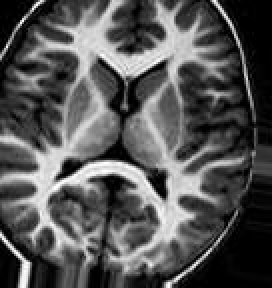
#> input picture Brain Tumor Detection/preview/aug_img_0_1062.jpg, 136 x 144 px, found by its file name (shown 2 times larger); its folder holds 4 pictures in this run
$ jupyter execute --allow-errors Untitled.ipynb
#> lines starting #> are read from the running program, lines starting #| are printed output that depends on the picture; after the words box and inside, x2 and y2 are one past the last pixel; in counts of white or black regions, pixels touching at a corner belong together; pictures that were not available may be replaced by others from this repository, and a replacement may not be noted
[cell 1]
import numpy as np
import cv2
import os
import shutil
import itertools
from sklearn.utils import shuffle
import imutils
import matplotlib.pyplot as plt
from sklearn.preprocessing import LabelBinarizer
from sklearn.model_selection import train_test_split
from sklearn.metrics import accuracy_score, confusion_matrix

import plotly.graph_objs as go
from plotly.offline import init_notebook_mode, iplot
from plotly import tools

from tensorflow.keras.preprocessing.image import ImageDataGenerator
from tensorflow.keras.applications.vgg16 import VGG16, preprocess_input
from tensorflow.keras import layers
from tensorflow.keras.models import Model, Sequential, load_model
from tensorflow.keras.optimizers import Adam, RMSprop
from tensorflow.keras.callbacks import EarlyStopping

Right now all images are in one folder with yes and no subfolders. I will split the data into train, val and test folders which makes its easier to work for me. The new folder heirarchy will look as follows:

[cell 2]
IMG_PATH = 'brain_tumor_dataset/'

# split the data by train/val/test
for CLASS in os.listdir(IMG_PATH):
    IMG_NUM = len(os.listdir(IMG_PATH + CLASS))
    for (n, FILE_NAME) in enumerate(os.listdir(IMG_PATH + CLASS)):
        img = IMG_PATH + CLASS + '/' + FILE_NAME
        if n < 5:
            shutil.copy(img, 'TEST/' + CLASS.upper() + '/' + FILE_NAME)
        elif n < 0.8*IMG_NUM:
            shutil.copy(img, 'TRAIN/'+ CLASS.upper() + '/' + FILE_NAME)
        else:
            shutil.copy(img, 'VAL/'+ CLASS.upper() + '/' + FILE_NAME)

Data Import and Preprocessing

[cell 3]
def load_data(dir_path, img_size=(100,100)):
    """
    Load resized images as np.arrays to workspace
    """
#> called with dir_path = 'TRAIN/', img_size = (224, 224)
    X = []
    y = []
    for yesorno in (sorted(os.listdir(dir_path))):
        for imgname in os.listdir(dir_path + yesorno):
            img = cv2.imread(dir_path + yesorno + '/' + imgname)
#> img is the input picture: shape (144, 136, 3); min 0, max 255, mean 85.2
            X.append(img)
            if yesorno=='NO':
                y.append(0)
            else:
                y.append(1)
    X = np.array(X)
    y = np.array(y)
    print(f'{len(X)} images loaded from {dir_path} directory.')
#| 1 images loaded from TRAIN/ directory.
    return X, y


def plot_confusion_matrix(cm, classes,
                          normalize=False,
                          title='Confusion matrix',
                          cmap=plt.cm.Blues):
    """
    This function prints and plots the confusion matrix.
    Normalization can be applied by setting `normalize=True`.
    """
    plt.figure(figsize = (6,6))
    plt.imshow(cm, interpolation='nearest', cmap=cmap)
    plt.title(title)
    plt.colorbar()
    tick_marks = np.arange(len(classes))
    plt.xticks(tick_marks, classes, rotation=90)
    plt.yticks(tick_marks, classes)
    if normalize:
        cm = cm.astype('float') / cm.sum(axis=1)[:, np.newaxis]

    thresh = cm.max() / 2.
    cm = np.round(cm,2)
    for i, j in itertools.product(range(cm.shape[0]), range(cm.shape[1])):
        plt.text(j, i, cm[i, j],horizontalalignment="center",color="white" if cm[i, j] > thresh else "black")

    plt.tight_layout()
    plt.ylabel('True label')
    plt.xlabel('Predicted label')
    plt.show()

[cell 4]
TRAIN_DIR = 'TRAIN/'
TEST_DIR = 'TEST/'
VAL_DIR = 'VAL/'
IMG_SIZE = (224,224)

# use predefined function to load the image data into workspace
X_train, y_train = load_data(TRAIN_DIR, IMG_SIZE)
#> y_train = [1]
X_test, y_test = load_data(TEST_DIR, IMG_SIZE)
#| 1 images loaded from TEST/ directory.
#> y_test = [1]
X_val, y_val = load_data(VAL_DIR, IMG_SIZE)
#| 1 images loaded from VAL/ directory.
#> y_val = [1]

[cell 5]
y_val
#> Out = [1]

Let's take a look at the distribution of classes among sets:

As you can see, images have different width and height and diffent size of "black corners". Since the image size for VGG-16 imput layer is (224,224) some wide images may look weird after resizing. Histogram of ratio distributions (ratio = width/height):

[cell 6]
RATIO_LIST = []
for set in (X_train, X_test, X_val):
    for img in set:
        RATIO_LIST.append(img.shape[1]/img.shape[0])
#> this loop made 3 passes
#> after the loop, RATIO_LIST = [0.944, 0.944, 0.944]

plt.hist(RATIO_LIST)
plt.title('Distribution of Image Ratios')
plt.xlabel('Ratio Value')
plt.ylabel('Count')
plt.show()
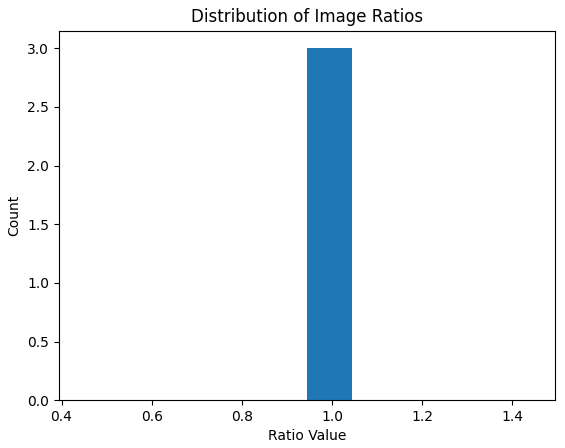
#> figure drawn by matplotlib, 1 panel; tallest bar 3 high, from x = 0.944 to 1.04

The first step of "normalization" would be to crop the brain out of the images. I used technique which was perfectly described in pyimagesearch blog and I highly suggest to looks deeper into it.

[cell 7]
def crop_imgs(set_name, add_pixels_value=0):
    """
    Finds the extreme points on the image and crops the rectangular out of them
    """
    set_new = []
    for img in set_name:
        gray = cv2.cvtColor(img, cv2.COLOR_RGB2GRAY)
        gray = cv2.GaussianBlur(gray, (5, 5), 0)

        # threshold the image, then perform a series of erosions +
        # dilations to remove any small regions of noise
        thresh = cv2.threshold(gray, 45, 255, cv2.THRESH_BINARY)[1]
        thresh = cv2.erode(thresh, None, iterations=2)
        thresh = cv2.dilate(thresh, None, iterations=2)

        # find contours in thresholded image, then grab the largest one
        cnts = cv2.findContours(thresh.copy(), cv2.RETR_EXTERNAL, cv2.CHAIN_APPROX_SIMPLE)
        cnts = imutils.grab_contours(cnts)
        c = max(cnts, key=cv2.contourArea)

        # find the extreme points
        extLeft = tuple(c[c[:, :, 0].argmin()][0])
        extRight = tuple(c[c[:, :, 0].argmax()][0])
        extTop = tuple(c[c[:, :, 1].argmin()][0])
        extBot = tuple(c[c[:, :, 1].argmax()][0])

        ADD_PIXELS = add_pixels_value
        new_img = img[extTop[1]-ADD_PIXELS:extBot[1]+ADD_PIXELS, extLeft[0]-ADD_PIXELS:extRight[0]+ADD_PIXELS].copy()
        set_new.append(new_img)

    return np.array(set_new)

Let's look at example what this function will do with MRI scans:

[cell 8]
img = cv2.imread('brain_tumor_dataset/yes/Y108.jpg')
img = cv2.resize(
            img,
            dsize=IMG_SIZE,
            interpolation=cv2.INTER_CUBIC
        )
#> img: shape (224, 224, 3)
gray = cv2.cvtColor(img, cv2.COLOR_RGB2GRAY)
gray = cv2.GaussianBlur(gray, (5, 5), 0)

# threshold the image, then perform a series of erosions +
# dilations to remove any small regions of noise
thresh = cv2.threshold(gray, 45, 255, cv2.THRESH_BINARY)[1]
#> thresh: shape (224, 224); 67.8% white; 58 black regions (27 under 20 px), largest, box (x1, y1, x2, y2) and area: (147, 0, 224, 124) 5094, (143, 135, 224, 224) 3568, (0, 0, 50, 98) 1201
thresh = cv2.erode(thresh, None, iterations=2)
#> thresh: shape (224, 224); 49.4% white; 16 white regions (11 under 20 px), largest, box (x1, y1, x2, y2) and area: (0, 0, 224, 224) 24434, (13, 196, 24, 224) 130, (164, 69, 193, 82) 116, (136, 218, 144, 224) 22, (189, 88, 199, 93) 21
thresh = cv2.dilate(thresh, None, iterations=2)
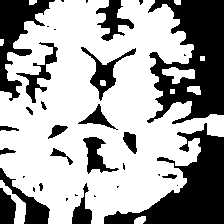
#> thresh: shape (224, 224); 64.5% white; 35 black regions (15 under 20 px)

# find contours in thresholded image, then grab the largest one
cnts = cv2.findContours(thresh.copy(), cv2.RETR_EXTERNAL, cv2.CHAIN_APPROX_SIMPLE)
#> cnts = 10 contours, 3 with area under 20; largest, box (x1, y1, x2, y2) and area: (0, 0, 224, 224) 33270, (0, 180, 26, 224) 326, (162, 67, 195, 84) 274, (187, 86, 201, 95) 78, (134, 216, 146, 224) 60, (29, 0, 37, 5) 24, (174, 0, 181, 5) 22
cnts = imutils.grab_contours(cnts)
c = max(cnts, key=cv2.contourArea)
#> c = contour of 659 points, box (x1, y1, x2, y2) (0, 0, 224, 224), area 33270

# find the extreme points
extLeft = tuple(c[c[:, :, 0].argmin()][0])
#> extLeft = (0, 91)
extRight = tuple(c[c[:, :, 0].argmax()][0])
#> extRight = (223, 136)
extTop = tuple(c[c[:, :, 1].argmin()][0])
#> extTop = (55, 0)
extBot = tuple(c[c[:, :, 1].argmax()][0])
#> extBot = (48, 223)

# add contour on the image
img_cnt = cv2.drawContours(img.copy(), [c], -1, (0, 255, 255), 4)

# add extreme points
img_pnt = cv2.circle(img_cnt.copy(), extLeft, 8, (0, 0, 255), -1)
img_pnt = cv2.circle(img_pnt, extRight, 8, (0, 255, 0), -1)
#> img_pnt: shape (224, 224, 3); mean B, G, R 77.2, 113.8, 113.8
img_pnt = cv2.circle(img_pnt, extTop, 8, (255, 0, 0), -1)
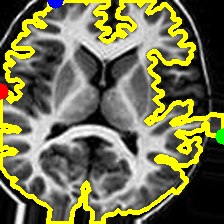
#> img_pnt: shape (224, 224, 3); mean B, G, R 77.6, 113.4, 113.4
img_pnt = cv2.circle(img_pnt, extBot, 8, (255, 255, 0), -1)
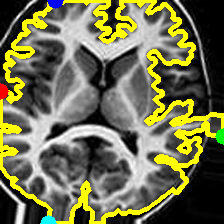
#> img_pnt: shape (224, 224, 3); 0.21% of pixels changed, all inside (x1, y1, x2, y2) = (40, 215, 57, 224)

# crop
ADD_PIXELS = 0
new_img = img[extTop[1]-ADD_PIXELS:extBot[1]+ADD_PIXELS, extLeft[0]-ADD_PIXELS:extRight[0]+ADD_PIXELS].copy()

[cell 9]
plt.figure(figsize=(15,6))
plt.subplot(141)
plt.imshow(img)
plt.xticks([])
plt.yticks([])
plt.title('Step 1. Get the original image')
plt.subplot(142)
plt.imshow(img_cnt)
plt.xticks([])
plt.yticks([])
plt.title('Step 2. Find the biggest contour')
plt.subplot(143)
plt.imshow(img_pnt)
plt.xticks([])
plt.yticks([])
plt.title('Step 3. Find the extreme points')
plt.subplot(144)
plt.imshow(new_img)
plt.xticks([])
plt.yticks([])
plt.title('Step 4. Crop the image')
plt.show()
#> figure, not shown here; B, G, R data is drawn as R, G, B

[cell 10]
# apply this for each set
X_train_crop = crop_imgs(set_name=X_train)
#> the loop in crop_imgs, `for img in set_name:` made 1 pass
#> (extLeft, extRight, extTop, extBot, ADD_PIXELS) on pass 1: ((0, 59), (135, 87), (30, 0), (29, 143), 0)
#> pass 1, in crop_imgs, `gray = cv2.GaussianBlur(gray, (5, 5), 0)`:
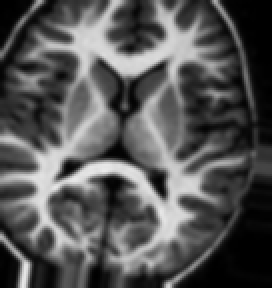
#> gray: shape (144, 136) (shown 2 times larger); min 0, max 234, mean 85.2
#> pass 1, in crop_imgs, `thresh = cv2.erode(thresh, None, iterations=2)`:
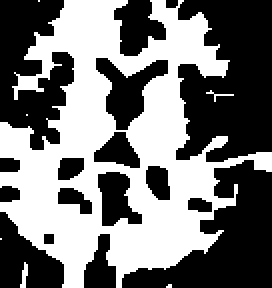
#> thresh: shape (144, 136) (shown 2 times larger); 46.5% white; 7 white regions (5 under 20 px), largest, box (x1, y1, x2, y2) and area: (0, 0, 136, 144) 9045, (10, 131, 14, 144) 30
#> after the loop in crop_imgs, `for img in set_name:`: set_new = 1 item
X_val_crop = crop_imgs(set_name=X_val)
#> the loop in crop_imgs (call 2), `for img in set_name:` made 1 pass
#> pass 1, in crop_imgs (call 2), `thresh = cv2.dilate(thresh, None, iterations=2)`:
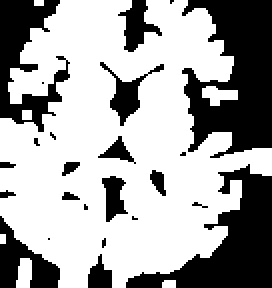
#> thresh: shape (144, 136) (shown 2 times larger); 64.8% white; 24 black regions (10 under 20 px), largest, box (x1, y1, x2, y2) and area: (91, 0, 136, 79) 2335, (63, 82, 136, 144) 1829, (0, 0, 35, 66) 1068
#> pass 1, in crop_imgs (call 2), `new_img = img[extTop[1]-ADD_PIXELS:extBot[1]+ADD_PIXELS, extLeft[0]-AD..`:
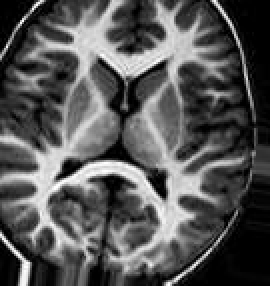
#> new_img: shape (143, 135, 3) (shown 2 times larger); min 0, max 255, mean 86.1
X_test_crop = crop_imgs(set_name=X_test)

[cell 11]
i = 100

plt.subplot(121)
#> (the rest of this cell did not finish here and is left out)

[cell 12]
def save_new_images(x_set, y_set, folder_name):
#> called with x_set = array of shape (1, 143, 135, 3), y_set = array of shape (1,), folder_name = 'TRAIN_CROP/'
    i = 0
    for (img, imclass) in zip(x_set, y_set):
        if imclass == 0:
            cv2.imwrite(folder_name+'NO/'+str(i)+'.jpg', img)
        else:
            cv2.imwrite(folder_name+'YES/'+str(i)+'.jpg', img)
        i += 1
#> this loop made 1 pass
#> (imclass, i) on pass 1: (1, 1)
#> after the loop, i = 1

[cell 13]
# saving new images to the folder

save_new_images(X_train_crop, y_train, folder_name='TRAIN_CROP/')
save_new_images(X_val_crop, y_val, folder_name='VAL_CROP/')
#> the loop in save_new_images (call 2), `for (img, imclass) in zip(x_set, y_set):` made 1 pass
save_new_images(X_test_crop, y_test, folder_name='TEST_CROP/')

[cell 14]
print(len(os.listdir('TEST_CROP/YES')))
print(len(os.listdir('TEST_CROP/NO')))
print(len(os.listdir('TRAIN_CROP/YES')))
print(len(os.listdir('TRAIN_CROP/NO')))
print(len(os.listdir('VAL_CROP/YES')))
print(len(os.listdir('VAL_CROP/NO')))

The next step would be resizing images to (224,224) and applying preprocessing needed for VGG-16 model input.

[cell 15]
def preprocess_imgs(set_name, img_size):
    """
    Resize and apply VGG-15 preprocessing
    """
#> called with set_name = array of shape (1, 143, 135, 3), img_size = (224, 224)
    set_new = []
    for img in set_name:
        img = cv2.resize(img,dsize=img_size,interpolation=cv2.INTER_CUBIC)
        set_new.append(preprocess_input(img))
#> this loop made 1 pass
#> pass 1, in preprocess_imgs, `img = cv2.resize(img,dsize=img_size,interpolation=cv2.INTER_CUBIC)`:
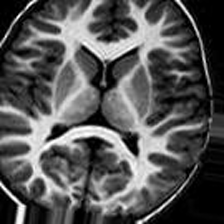
#> img: shape (224, 224, 3); min 0, max 255, mean 86.1
#> after the loop, set_new = []
    return np.array(set_new)

#> (a cell that did not finish here is left out)

[cell 17]
y_train
#> Out = [1]

#> (a cell that did not finish here is left out)

[cell 19]
x = X_train_crop[0]
x = x.reshape((1,) + x.shape)

i = 0
#> (the rest of this cell did not finish here and is left out)

[cell 20]
plt.imshow(X_train_crop[0])
plt.xticks([])
plt.yticks([])
plt.title('Original Image')
plt.show()

plt.figure(figsize=(15,6))
i = 1
for img in os.listdir('preview/'):
    img = cv2.imread('preview/' + img)
    img = cv2.cvtColor(img, cv2.COLOR_BGR2RGB)
    plt.subplot(3,7,i)
    plt.imshow(img)
    plt.xticks([])
    plt.yticks([])
    i += 1
    if i > 3*7:
        break
plt.suptitle('Augemented Images')
plt.show()
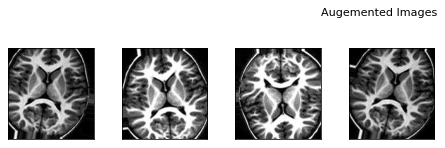
#> figure drawn by matplotlib, 4 panels
